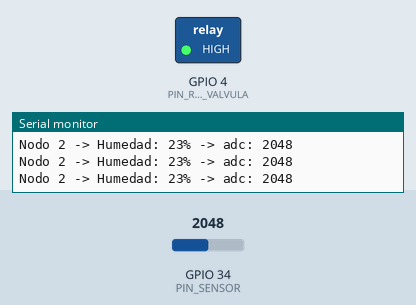
This sketch was run on a simulated ESP32. Shown: switched loads named in the sketch (green lamp = pin HIGH), the last lines printed to the serial monitor. The inputs (shaded band) are chosen by the test bench; at power-on: GPIO 34 (PIN_SENSOR) = 2048 (analog values on the 0–4095 scale). No CAN messages arrive unless stated.

Above: at 1.2 s.
1.3 s: GPIO 34 (PIN_SENSOR) set to 1588
2.8 s: GPIO 34 (PIN_SENSOR) set to 1514
At 3.8 s:
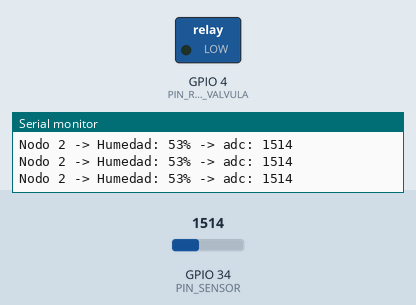
4.3 s: GPIO 34 (PIN_SENSOR) set to 1901
5.8 s: GPIO 34 (PIN_SENSOR) set to 1971
At 7.0 s:
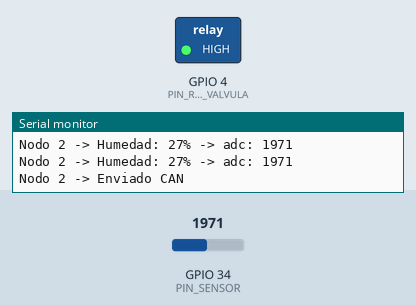
7.3 s: GPIO 34 (PIN_SENSOR) set to 1228
At 8.4 s:
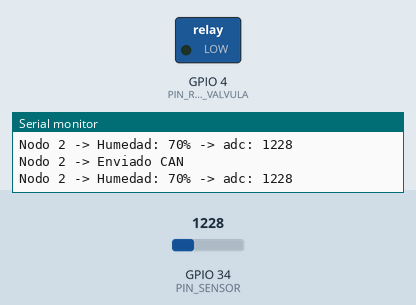
Timing chart, 0 to 9.9 s (numbered marks = the images above; inputs shaded):
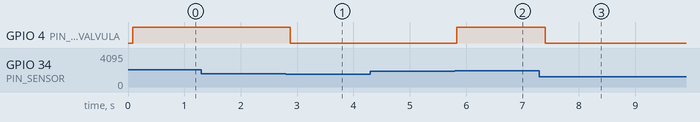

Measured:
- the behaviour switches between 1563 and 1562 on GPIO 34 (PIN_SENSOR) (found by bisection; images 0 and 1)
- the behaviour switches between 1932 and 1933 on GPIO 34 (PIN_SENSOR) (found by bisection; images 1 and 2)
- after the input at 2.8 s, GPIO 4 (PIN_RELE_VALVULA): HIGH → LOW after 0.07 s
- after the input at 5.8 s, GPIO 4 (PIN_RELE_VALVULA): LOW → HIGH at once
- after the input at 7.3 s, GPIO 4 (PIN_RELE_VALVULA): HIGH → LOW after 0.10 s

The sketch:

emisores.ino
```cpp
#include <driver/twai.h>
// -------- CONFIGURACIÓN --------
#define MI_ID 0x124     // CAMBIAR: 0x123, 0x124, 0x125
#define NUM_NODO 2      // CAMBIAR: 1, 2, 3

// -------- PINES --------
const int PIN_SENSOR = 34;
const int PIN_RELE_VALVULA = 4;

// -------- CALIBRACIÓN --------
int secoADC   = 2460;
int humedoADC = 700;

const int N_SAMPLES = 15;

// -------- CONTROL --------
const int UMBRAL_ON_DEFAULT = 30;
const int UMBRAL_OFF_DEFAULT = 50;
int UMBRAL_ON = UMBRAL_ON_DEFAULT;
int UMBRAL_OFF = UMBRAL_OFF_DEFAULT;

bool riegoActivo = false;

// -------- VIGENCIA DE UMBRALES --------
// Equivalente funcional al watchdog del paper CIP, pero a la escala de
// tiempo de este dominio (cambios de consigna, no control en tiempo
// real): si nadie actualiza el umbral por CAN (0x202) durante este
// tiempo, se revierte a los valores de fábrica de arriba. 30 min es un
// punto de partida razonable, no un valor con significado especial --
// ajústalo según qué tan seguido el módulo de estimación (cuando
// exista) realmente publique consignas nuevas.
const unsigned long UMBRAL_TIMEOUT_MS = 1800000UL; // 30 minutos
unsigned long ultimoUmbral = 0;

// -------- MODO --------
bool modoManual = false;
uint8_t comandoManual = 0;

unsigned long ultimoComando = 0;
const unsigned long TIMEOUT_CMD = 2000;
static unsigned long ultimoEnvio = 0;
const unsigned long INTERVALO_ENVIO = 400;


// -------- CAN --------
twai_timing_config_t t_config = TWAI_TIMING_CONFIG_250KBITS();
twai_filter_config_t f_config = TWAI_FILTER_CONFIG_ACCEPT_ALL();
twai_general_config_t g_config = TWAI_GENERAL_CONFIG_DEFAULT(GPIO_NUM_21, GPIO_NUM_22, TWAI_MODE_NORMAL);

// -------- FUNCIONES --------

int leerPromedio(int pin) {
  long suma = 0;
  for (int i = 0; i < N_SAMPLES; i++) {
    suma += analogRead(pin);
    delay(5);
  }
  return suma / N_SAMPLES;
}

int calcularPorcentaje(int adc) {
  float pct = 100.0f * ((float)(adc - secoADC) / (float)(humedoADC - secoADC));
  if (pct < 0) pct = 0;
  if (pct > 100) pct = 100;
  return (int)pct;
}

// -------- SETUP --------
void setup() {

  Serial.begin(115200);

  pinMode(PIN_RELE_VALVULA, OUTPUT);
  digitalWrite(PIN_RELE_VALVULA, LOW);

  analogReadResolution(12);

  if (twai_driver_install(&g_config, &t_config, &f_config) == ESP_OK) {
    Serial.println("CAN OK");
  }

  twai_start();
}

// -------- LOOP --------
void loop() {

  // -------- RECIBIR CAN --------
  twai_message_t mensaje_rx;

  if (twai_receive(&mensaje_rx, pdMS_TO_TICKS(10)) == ESP_OK) {


    // -------- UMBRALES----------------

    if (!mensaje_rx.extd && mensaje_rx.identifier == 0x202) {

  uint8_t nodoDestino = mensaje_rx.data[0];

  if (nodoDestino == NUM_NODO) {

    UMBRAL_ON  = mensaje_rx.data[1];
    UMBRAL_OFF = mensaje_rx.data[2];
    ultimoUmbral = millis();

    Serial.printf("Nuevo UMBRAL -> ON:%d OFF:%d\n", UMBRAL_ON, UMBRAL_OFF);
  }
}

    // -------- COMANDO VALVULA --------
    if (!mensaje_rx.extd && mensaje_rx.identifier == 0x200) {

      uint8_t nodoDestino = mensaje_rx.data[0];
      uint8_t comando = mensaje_rx.data[1];

      if (nodoDestino == NUM_NODO) {
        comandoManual = comando;
        ultimoComando = millis();

      }
    }

    // -------- MODO --------
    if (!mensaje_rx.extd && mensaje_rx.identifier == 0x201) {

      uint8_t nodoDestino = mensaje_rx.data[0];
      uint8_t modo = mensaje_rx.data[1];

      if (nodoDestino == NUM_NODO) {
        modoManual = (modo == 1);
      }
    }
  }

  // -------- VIGENCIA DE UMBRALES --------
  if (millis() - ultimoUmbral > UMBRAL_TIMEOUT_MS) {
    if (UMBRAL_ON != UMBRAL_ON_DEFAULT || UMBRAL_OFF != UMBRAL_OFF_DEFAULT) {
      UMBRAL_ON = UMBRAL_ON_DEFAULT;
      UMBRAL_OFF = UMBRAL_OFF_DEFAULT;
      Serial.println("UMBRAL: vencio la vigencia, revertido a valores de fabrica por resguardo");
    }
  }

  // -------- LEER SENSOR --------
  int adc = leerPromedio(PIN_SENSOR);
  int humedad = calcularPorcentaje(adc);

  Serial.printf("Nodo %d -> Humedad: %d%% -> adc: %d\n", NUM_NODO, humedad, adc);


  // -------- CONTROL VALVULA --------
  uint8_t estadoValvula = 0;

  if (modoManual) {

  if (millis() - ultimoComando > TIMEOUT_CMD) {
    // Si no llegan comandos → apagar por seguridad
    estadoValvula = 0;
  } else {
    estadoValvula = comandoManual;
  }

}
else {

    // -------- HISTÉRESIS --------
    if (!riegoActivo && humedad < UMBRAL_ON) {
      riegoActivo = true;
    }

    if (riegoActivo && humedad > UMBRAL_OFF) {
      riegoActivo = false;
    }

    estadoValvula = riegoActivo;

  }
    digitalWrite(PIN_RELE_VALVULA, estadoValvula);


if (millis() - ultimoEnvio >= INTERVALO_ENVIO) {
  ultimoEnvio = millis();

  // -------- ENVIAR CAN --------
  twai_message_t msg;

  msg.identifier = MI_ID;
  msg.extd = 0;
  msg.data_length_code = 4;

  msg.data[0] = humedad;
  msg.data[1] = estadoValvula;
  msg.data[2] = UMBRAL_ON;
  msg.data[3] = UMBRAL_OFF;

  if (twai_transmit(&msg, pdMS_TO_TICKS(20)) == ESP_OK) {
    Serial.printf("Nodo %d -> Enviado CAN\n", NUM_NODO);
  }
}
}
```
